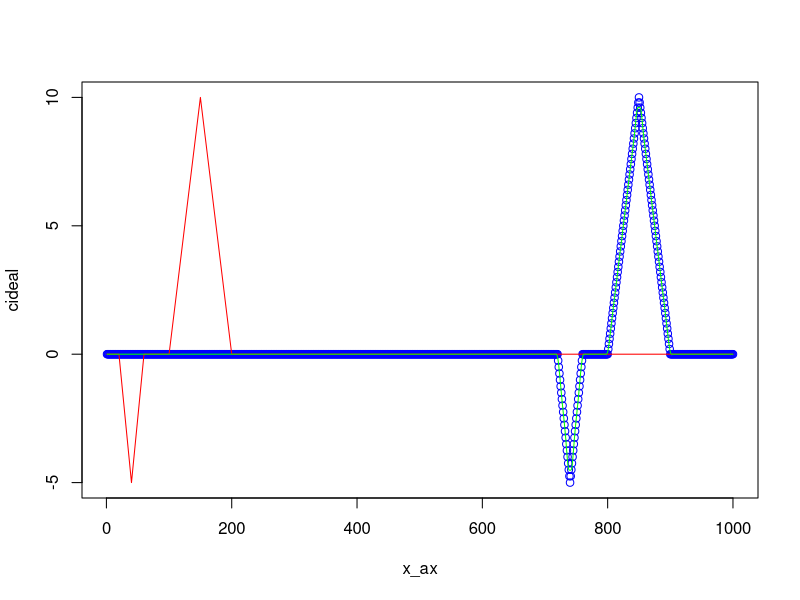

Source code (R):
# ================================
# 6) Use the HPPM method from CMAQ
# CW refers to the paper by Colella and Woodward.

# 1-D domain covers grid points i = 1 to imax.  But 1 and imax are boundary-
# condition cells.  The main interior computation is for i = 2 to (imax-1).

imax = 1000             # number of grid points in x-direction
delx = 100.             # horizontal grid spacing (m)
delt = 10.              # time increment (s)
u = 5.                  # horizontal wind speed (m/s)

conc <- rep(0.0, imax)   # initial concentration of background is zero
cmax = 10.0                      # max initial concentration
conc[100:150] <- seq(0., cmax, len = 51)        # insert left side of triangle
conc[150:200] <- seq(cmax, 0., len = 51)        # insert right side of triangle
conc[20:40] <- seq(0., -0.5*cmax, len = 21)    # insert left side of triangle
conc[40:60] <- seq(-0.5*cmax, 0., len = 21)    # insert right side of triangle
conc_i = conc

cideal <- rep(0.0, imax)   # initial concentration of ideal background is zero
cideal[800:850] <- seq(0., cmax, len = 51)    # insert left side of triangle
cideal[850:900] <- seq(cmax, 0., len = 51)    # insert right side of triangle
cideal[720:740] <- seq(0., -0.5*cmax, len = 21)    # insert left side of triangle
cideal[740:760] <- seq(-0.5*cmax, 0., len = 21)    # insert right side of triangle

nsteps = (imax-300)/(u*delt/delx)

# Pre-calculate some constants
sixth = 1.0/6.0
two3rds = 2.0/3.0
oneoverdelx = 1.0 / delx

# Allocate the vectors
dc = numeric(imax)       # nominal difference in concentration across a cell
clfirst = numeric(imax)  # first guess of conc at left edge of cell i
cr = numeric(imax)       # conc at right edge of cell i
cl = numeric(imax)       # conc at left edge of cell i
c6 = numeric(imax)       # this corresponds to parabola parameter a6 of CW eq.(1.4)
FL = numeric(imax)       # pollutant flux into the left side of a grid cell
FR = numeric(imax)       # pollutant flux into the right side of a grid cell


# Iterate forward in time
for (n in 1:nsteps) {                   # for each time step n
    
    
    # To guarantee that solution is monotonic, check that the left edge of cell i 
    #    (which is between cells i and i-1) should not have a concentration lower  
    #    or higher than the concentrations in those two neighboring cells
    #    Namely, is clfirst between c[i] and c[i-1].  If not, then fix.
    for (i in 2:(imax - 1)) {           # for each interior grid point i
        del_cl = conc[i] - conc[i-1]    # concentration difference with cell at left
        del_cr = conc[i+1] - conc[i]    # concentration difference with cell at right
        dc[i] = 0.5*(del_cl + del_cr)   # 1st guess of avg conc difference across cell i
        if ((del_cl*del_cr)>0.0) {      # then revise average difference across cell i
            dc[i] = sign(dc[i]) * min( abs(dc[i]) , 2*abs(del_cl) , 2*abs(del_cr) ) 
        } else {dc[i]=0.0}              # for the special case of constant conc across cell
    }                                   # end of grid-point (i) loop
    
    # First guess for concentration at left edge of each cell, using revised dc value
    for (i in 2:(imax - 1)) {           # for each interior grid point i
        clfirst[i] = 0.5*(conc[i]+conc[i-1]) - sixth*(dc[i]-dc[i-1])  
    }                                   # end of grid-point (i) loop   
    
    # find parameters for the piecewise-continuous parabola in cell i
    for (i in 2:(imax - 1)) {           # for each interior grid point i
        
        # conc at the right edge (cr) of cell i equals concen at left edge of cell i+1
        cr[i] = clfirst[i+1]            # concentration at right edge of cell i
        cl[i] = clfirst[i]              # concentration at left edge of cell i
        
        # Check whether cell i is an extremum (is a peak or valley in the conc plot)
        if (( (cr[i]-conc[i]) * (conc[i] - cl[i]) )   > 0.0) {   # then not extremum
            
            # Find the two coefficients of the parabola: dc and c6:  
            dc[i] = cr[i] - cl[i]       # updated concen diff. between right and left edges
            c6[i] = 6*( conc[i] - 0.5*(cl[i]+cr[i]) )
            
            if ( (dc[i]*c6[i]) > (dc[i]*dc[i]) ) {   # then adjust for overshoot at left edge
                cl[i] = 3.0*conc[i] - 2.0*cr[i]
            } else if ((-dc[i]*dc[i]) > (dc[i]*c6[i])) {  # then adjust for overshoot at right
                cr[i] = 3.0*conc[i] - 2.0*cl[i]     
            }                           # end of block of "not extremum" calculations
            
        } else {                        # For an extremum, don't use a parabola.
            cl[i] = conc[i]             # Instead, assume concen is constant across the cell,
            cr[i] = cl[i]               # Thus, left and right concentrations equal average conc.
        }                               # end of grid-point (i) loop
        
        # second guess of coefficients for the parabola, from CW eq. (1.5)
        dc[i] = cr[i] - cl[i]       
        c6[i] = 6.0*(conc[i] - 0.5*(cl[i] + cr[i]))
        
    }                                   # end of grid-point (i) loop
    
    
    # Initialize to 0 the fluxes into the left and right sides of cell i
    FL <- rep(0.0, imax)
    FR <- rep(0.0, imax)
    
    
    # Next, use parabolic fits within each cell to calculate the fluxes betweeen cells
    
    # At left side of whole domain (i = 1), assume constant flux. Use FR[1] = FR[2]
    if (u > 0.0) {                      # if wind enters left boundary of domain
        y = u*delt                      # distance traversed by wind during delt
        x = y*oneoverdelx               # Courant number is fraction of grid cell traversed
        # Find the flux leaving the right side of left boundary cell
        FR[1] = y*( cr[2] - 0.5*x*(dc[2] - c6[2]*(1.0 - two3rds*x))  )    # parabolic in x
    }
    
    # In interior of whole domain, use parabola eqs. CW (1.12) to find the fluxes
    for (i in 2:(imax-1)) {             # for each interior grid point i
        
        if (u < 0.0) {                  # for wind from right to left
            y = -u*delt                 # distance traversed by wind during delt
            x = y*oneoverdelx           # Courant number is fraction of grid cell traversed
            FL[i] = y*( cl[i] + 0.5*x*(dc[i] + c6[i]*(1.0 - two3rds*x))  )   # parabolic in x
        }
        
        if (u > 0.0) {                  # for wind from left to right
            y = u*delt                  # distance traversed by wind during delt
            x = y*oneoverdelx           # Courant number is fraction of grid cell traversed
            FR[i] = y*( cr[i] - 0.5*x*(dc[i] - c6[i]*(1.0 - two3rds*x))  )   # parabolic in x
        }
        
    }                                   # end of loop over all interior grid cells
    
    # At right side of whole domain (i = imax), assume const. flux. Use FL[imax] = FL[imax-1]
    if (u < 0.0) {                      # if wind enters right boundary of domain
        y = -u*delt                     # distance traversed by wind during delt
        x = y*oneoverdelx               # Courant number is fraction of grid cell traversed
        FL[imax] = y*( cl[imax-1] + 0.5*x*(dc[imax-1] + c6[imax-1]*(1.0 - two3rds*x))  )
    }
    
    
    # For a realistic case, you would want to impose the actual fluxes at the boundaries.
    # But for our simple HW, impose boundry conditions of zero pollutant flux entering the domain.
    if (u > 0.0) FR[1] = 0.0
    if (u < 0.0) FL[1] = 0.0
    
    
    # Update the concentrations in each grid cell.  *** This is the forecast equation.***
    
    for (i in 2:(imax-1)) {             # for each interior grid point i
        conc[i] <- conc[i] + oneoverdelx* (FR[i-1] - FR[i] + FL[i+1] - FL[i])  # CW eq. 1.13
    }                                   # end of loop over all interior grid cells i
    
}                                       # end of loop over all time iterations n

x_ax = seq(from = 1, to = 1000, by = 1)
plot(x_ax,cideal, col="blue")
lines(x_ax, conc_i, col="red")
lines(x_ax,conc,col="green")